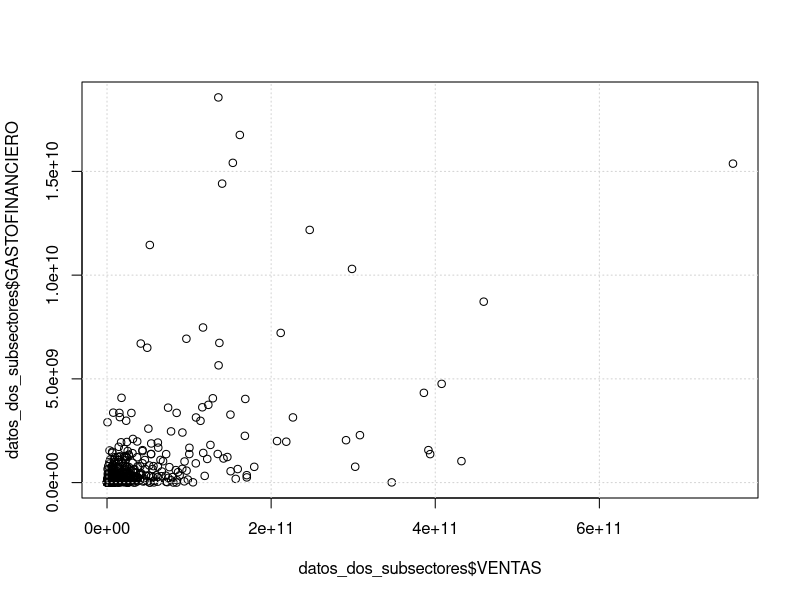
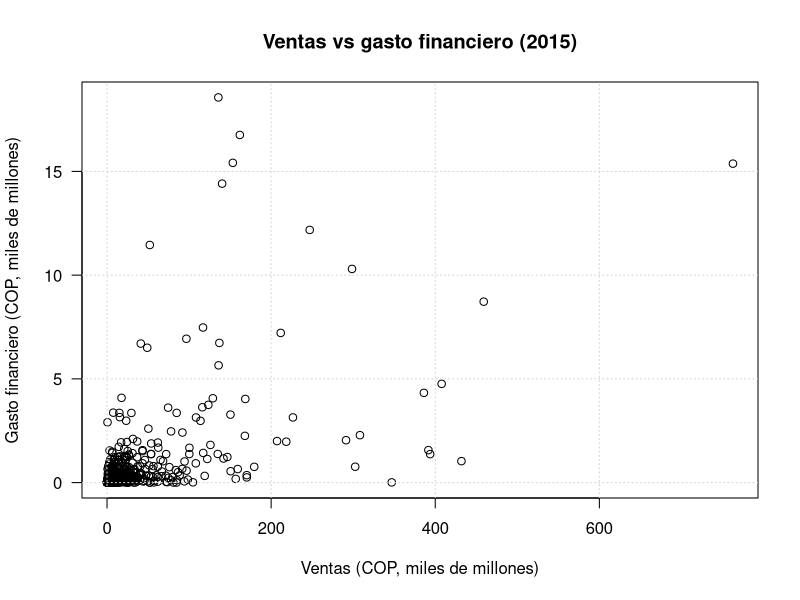
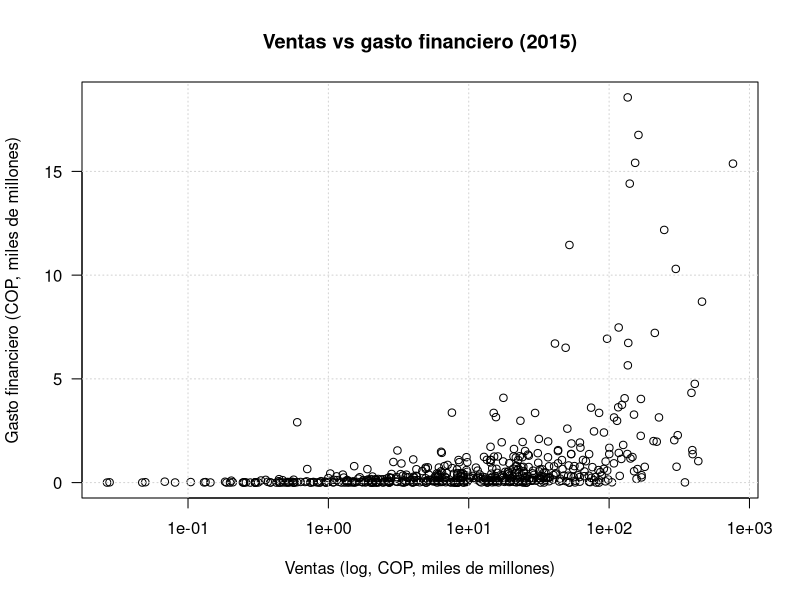
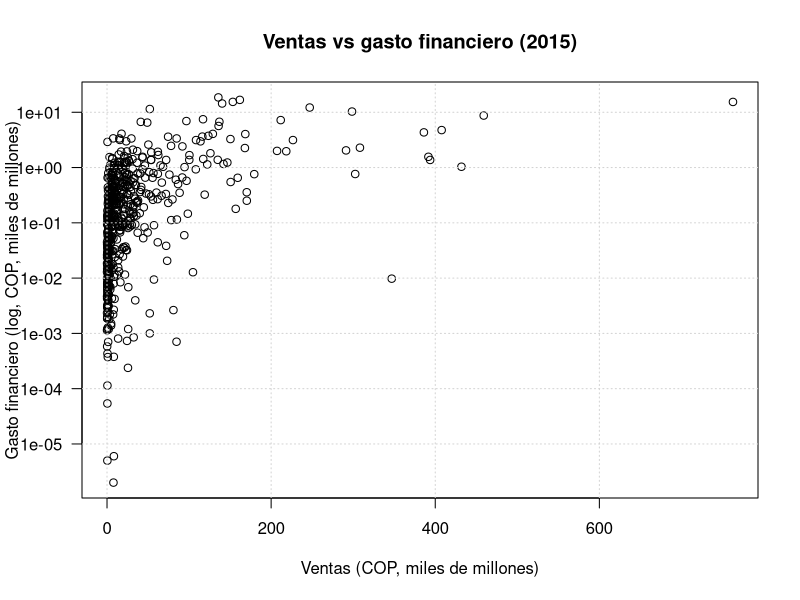
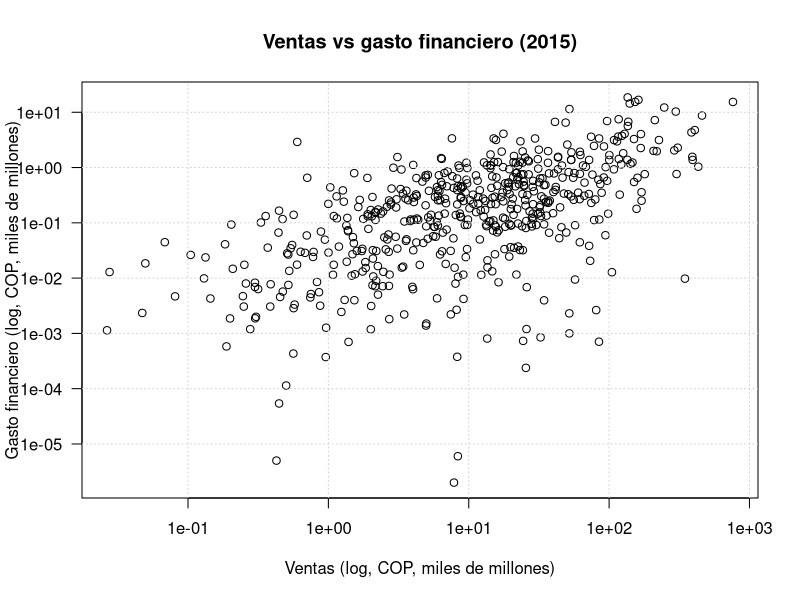
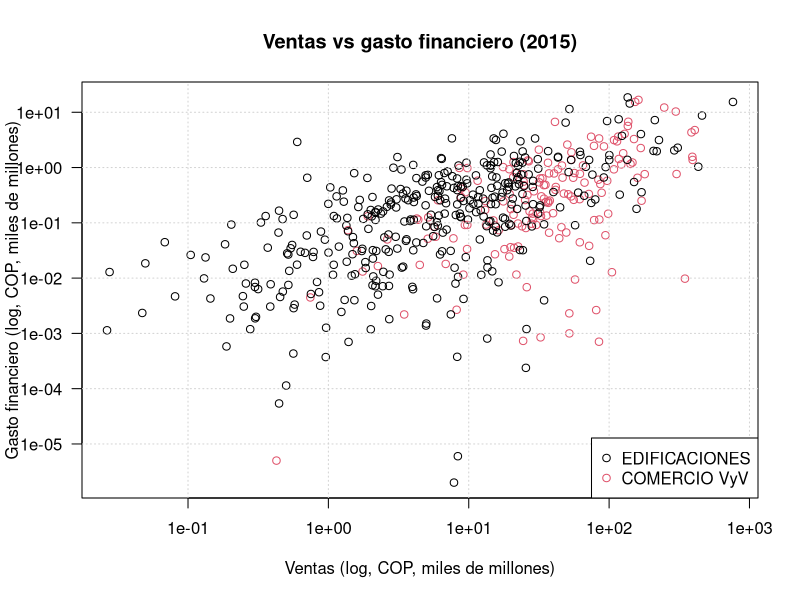
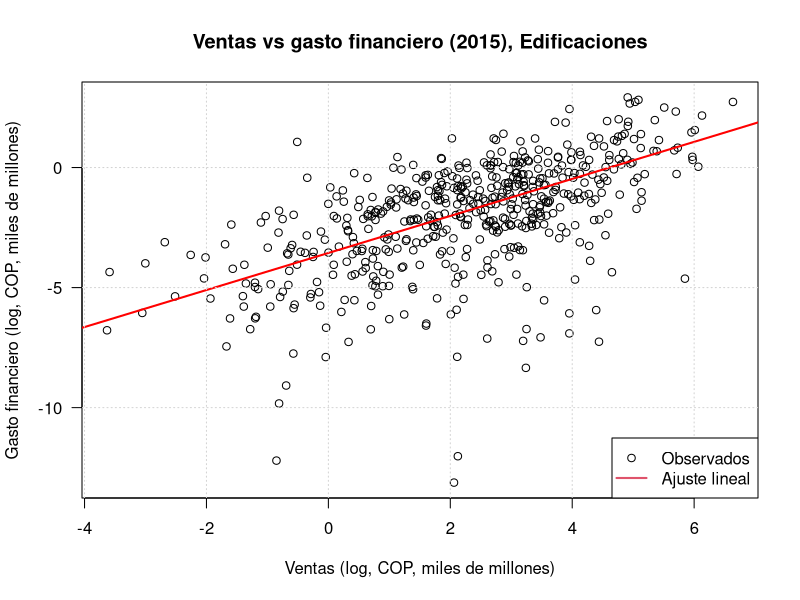
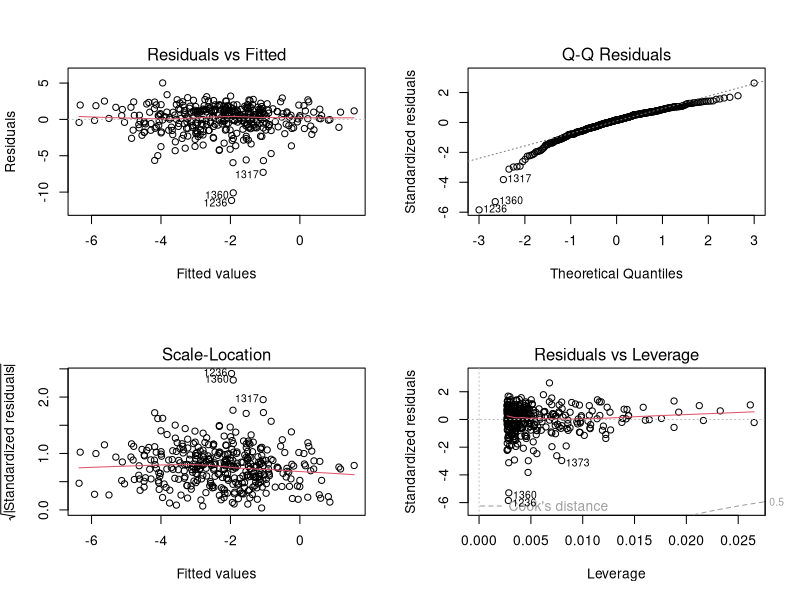

Source code (R) for these figures, in order:
## ---- chunk 1
ventas_vs_gastofinanciero<-read.csv("ventas_vs_gastofinanciero.csv",sep=";",
                                    encoding="UTF-8")
## ---- chunk 2
length(unique(ventas_vs_gastofinanciero$SUBSECTOR))
## ---- chunk 3
table(ventas_vs_gastofinanciero$SUBSECTOR)
## ---- chunk 4
sectores<-as.data.frame(table(ventas_vs_gastofinanciero$SUBSECTOR))
head(sectores)
## ---- chunk 5
names(sectores)<-c("subsector","cant_clientes")
head(sectores)
## ---- chunk 6
sectores[order(sectores$cant_clientes,decreasing=TRUE),]
## ---- chunk 7
ids<-ventas_vs_gastofinanciero$SUBSECTOR %in% c("EDIFICACIONES","COMERCIO DE VARIEDADES Y VESTUARIO")
datos_dos_subsectores<-ventas_vs_gastofinanciero[ids,]
## ---- chunk 8
plot(datos_dos_subsectores$VENTAS,datos_dos_subsectores$GASTOFINANCIERO)
grid()
## ---- chunk 9
plot(datos_dos_subsectores$VENTAS/10e8,datos_dos_subsectores$GASTOFINANCIERO/10e8,
     xlab="Ventas (COP, miles de millones)",ylab = "Gasto financiero (COP, miles de millones)",main="Ventas vs gasto financiero (2015)",
     las=1)
grid()
## ---- chunk 10
plot(datos_dos_subsectores$VENTAS/10e8,datos_dos_subsectores$GASTOFINANCIERO/10e8,
     xlab="Ventas (log, COP, miles de millones)",ylab = "Gasto financiero (COP, miles de millones)",main="Ventas vs gasto financiero (2015)",
     las=1,log="x")
grid()
## ---- chunk 11
plot(datos_dos_subsectores$VENTAS/10e8,datos_dos_subsectores$GASTOFINANCIERO/10e8,
     xlab="Ventas (COP, miles de millones)",ylab = "Gasto financiero (log, COP, miles de millones)",main="Ventas vs gasto financiero (2015)",
     las=1,log="y")
grid()
## ---- chunk 12
plot(datos_dos_subsectores$VENTAS/10e8,datos_dos_subsectores$GASTOFINANCIERO/10e8,
     xlab="Ventas (log, COP, miles de millones)",ylab = "Gasto financiero (log, COP, miles de millones)",main="Ventas vs gasto financiero (2015)",
     las=1,log="xy")
grid()
## ---- chunk 13
colores<-ifelse(datos_dos_subsectores$SUBSECTOR=="EDIFICACIONES",1,2)
plot(datos_dos_subsectores$VENTAS/10e8,datos_dos_subsectores$GASTOFINANCIERO/10e8,
     xlab="Ventas (log, COP, miles de millones)",ylab = "Gasto financiero (log, COP, miles de millones)",main="Ventas vs gasto financiero (2015)",
     las=1,log="xy",col=colores)
grid()
legend("bottomright",legend=c("EDIFICACIONES","COMERCIO VyV"),col=c(1,2),pch=1)
## ---- chunk 14
datos_dos_subsectores_trs<-datos_dos_subsectores
datos_dos_subsectores_trs$VENTAS<-log(datos_dos_subsectores_trs$VENTAS/10e8)
datos_dos_subsectores_trs$GASTOFINANCIERO<-log(datos_dos_subsectores_trs$GASTOFINANCIERO/10e8)
## ---- chunk 15
modelo_ed_1<-lm(GASTOFINANCIERO~VENTAS,data=datos_dos_subsectores_trs,
                subset=(SUBSECTOR=="EDIFICACIONES"))
summary(modelo_ed_1)
## ---- chunk 16
plot(datos_dos_subsectores_trs$VENTAS,datos_dos_subsectores_trs$GASTOFINANCIERO,
     xlab="Ventas (log, COP, miles de millones)",ylab = "Gasto financiero (log, COP, miles de millones)",main="Ventas vs gasto financiero (2015), Edificaciones",
     las=1)
abline(modelo_ed_1,col="red",lwd=2)
grid()
legend("bottomright",legend = c("Observados","Ajuste lineal"),pch=c(1,NA),lty=c(NA,1),
       col=c(1,2),lwd=c(1,2))

## ---- chunk 17
par(mfrow=c(2,2))
plot(modelo_ed_1)
